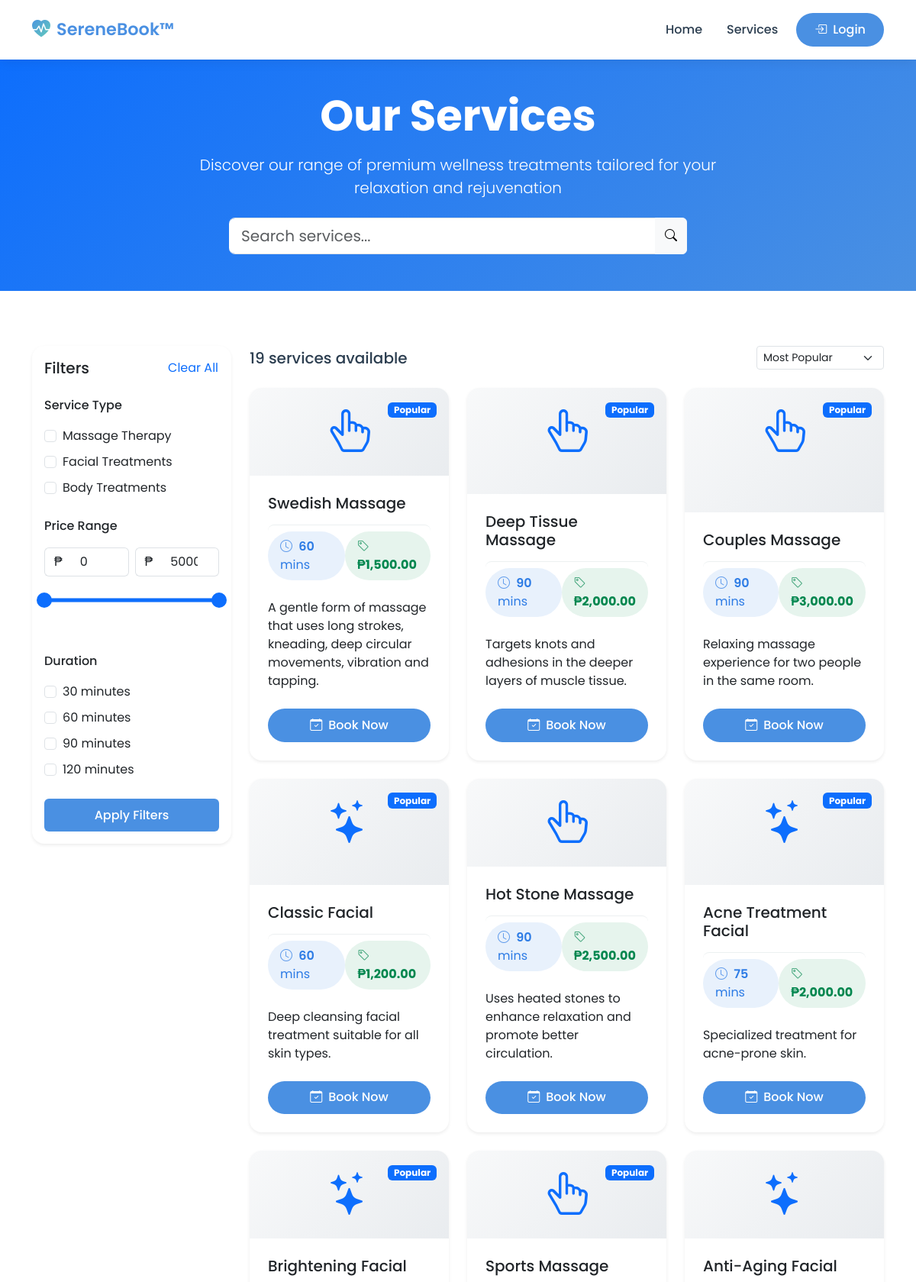
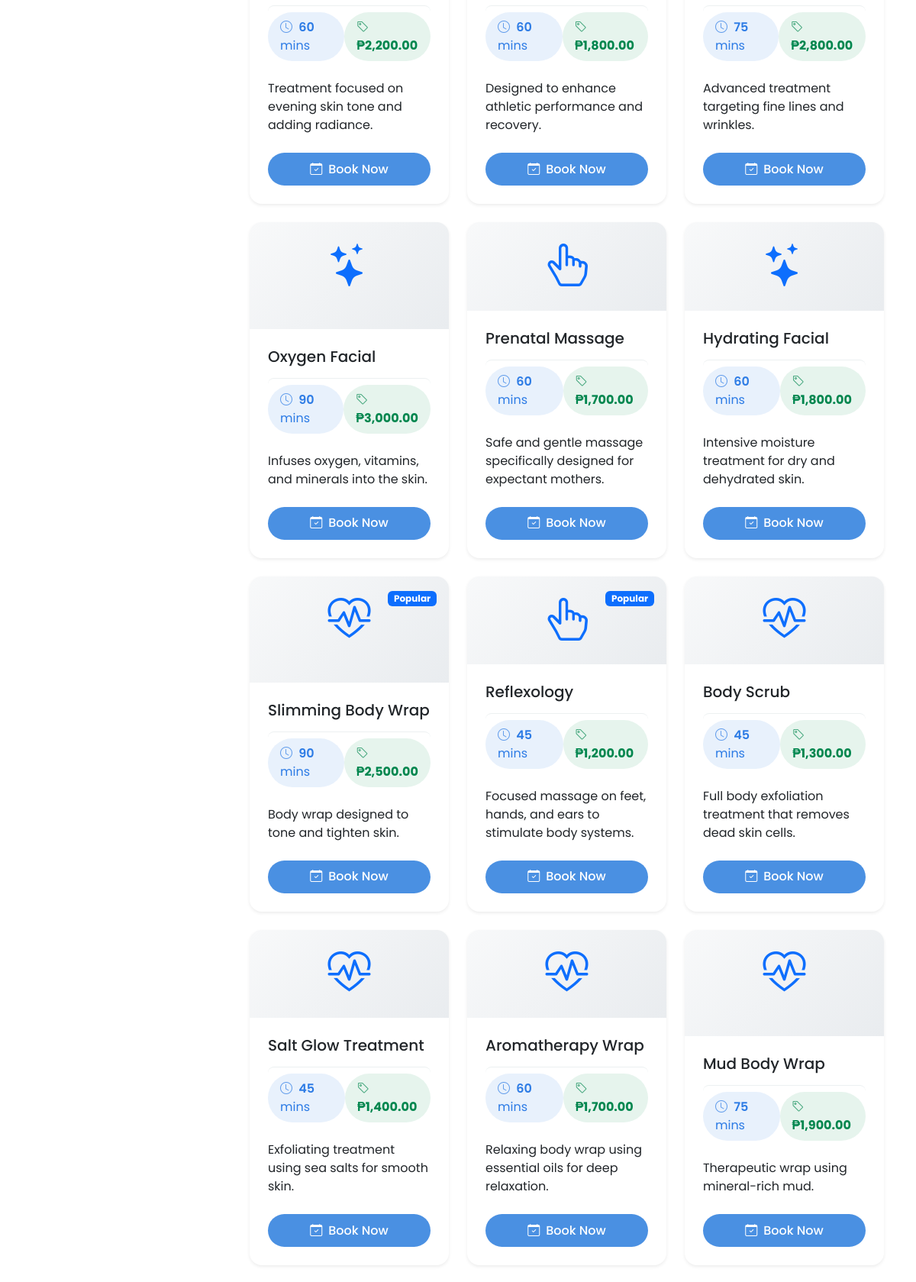
Page /public/services (upper part) on the committed database (2 pictures, top to bottom).
### tables this page shows
CREATE TABLE IF NOT EXISTS Services (
    service_id INT AUTO_INCREMENT PRIMARY KEY,
    service_name VARCHAR(100) NOT NULL,
    description TEXT,
    duration INT NOT NULL,
    price DECIMAL(10,2) NOT NULL,
    service_type ENUM('massage', 'facial', 'body') NOT NULL,
    image VARCHAR(255) DEFAULT 'placeholder.jpg',
    popularity INT DEFAULT 0,
    is_popular BOOLEAN DEFAULT FALSE,
    is_deleted BOOLEAN DEFAULT FALSE,
    created_at TIMESTAMP DEFAULT CURRENT_TIMESTAMP,
    updated_at TIMESTAMP DEFAULT CURRENT_TIMESTAMP ON UPDATE CURRENT_TIMESTAMP
);

### app/controllers/ServiceController.php (called while the page is built, shortened)
<?php
class ServiceController {
    private $serviceModel;
    public function __construct($pdo) {
        $this->serviceModel = new Service($pdo);
    }
    public function index() {
        $filters = [
            'types' => isset($_GET['type']) && is_array($_GET['type']) ? $_GET['type'] : [],
            'price_min' => isset($_GET['price_min']) ? (float)$_GET['price_min'] : null,
            'price_max' => isset($_GET['price_max']) ? (float)$_GET['price_max'] : null,
            'duration' => isset($_GET['duration']) && is_array($_GET['duration']) ? $_GET['duration'] : [],
            'search' => isset($_GET['search']) ? trim($_GET['search']) : null
        ];
        $sort = $_GET['sort'] ?? 'popular';
        $services = $this->serviceModel->getFilteredServices($filters, $sort);
        require_once '../app/views/services.php';
    }
}

### app/models/Service.php (called while the page is built, shortened)
<?php
class Service {
    private $db;
    public function __construct($pdo) {
        $this->db = $pdo;
    }
    public function getFilteredServices($filters, $sort) {
        $sql = "SELECT * FROM Services WHERE is_deleted = 0";
        $params = [];
        $sql .= match ($sort) {
            'price_asc' => " ORDER BY price ASC",
            'price_desc' => " ORDER BY price DESC",
            'duration' => " ORDER BY duration ASC",
            default => " ORDER BY popularity DESC"
        };
        try {
            $stmt = $this->db->prepare($sql);
            $stmt->execute($params);
            return $stmt->fetchAll(PDO::FETCH_ASSOC);
        } catch (PDOException $e) {
            error_log("Error in getFilteredServices: " . $e->getMessage());
            return [];
        }
    }
}

### app/views/services.php (the view, shortened to what this page needs)
<?php include 'templates/header.php'; ?>
<div class="services-hero py-5 mb-5 bg-primary text-white">
    <div class="container">
        <div class="row justify-content-center text-center">
            <div class="col-lg-8">
                <h1 class="display-4 fw-bold mb-3">Our Services</h1>
                <p class="lead mb-4">Discover our range of premium wellness treatments tailored for your relaxation and rejuvenation</p>
                <div class="search-wrapper">
                    <form action="" method="GET" id="searchForm" class="w-100">
                        <div class="input-group">
                            <input type="search" class="form-control form-control-lg"
                                   name="search" id="serviceSearch"
                                   placeholder="Search services..."
                                   value="<?php echo isset($_GET['search']) ? htmlspecialchars($_GET['search']) : ''; ?>">
                            <button class="btn btn-light" type="submit">
                                <i class="bi bi-search"></i>
                            </button>
                        </div>
                    </form>
                </div>
            </div>
        </div>
    </div>
</div>
<div class="container py-4">
    <div class="row g-4">
        <div class="col-lg-3 mb-4">
            <div class="card shadow-sm border-0 rounded-4">
                <div class="card-body">
                    <div class="d-flex justify-content-between align-items-center mb-4">
                        <h5 class="card-title mb-0">Filters</h5>
                        <button class="btn btn-link text-decoration-none p-0" id="clearFilters">
                            Clear All
                        </button>
                    </div>
                    <form id="filterForm">
                        <div class="mb-4">
                            <label class="form-label fw-medium mb-3">Service Type</label>
                            <div class="d-flex flex-column gap-2">
                                <?php
                                $types = ['massage' => 'Massage Therapy',
                                         'facial' => 'Facial Treatments',
                                         'body' => 'Body Treatments'];
                                foreach ($types as $value => $label):
                                ?>
                                <div class="form-check custom-checkbox">
                                    <input class="form-check-input" type="checkbox"
                                           name="type[]" value="<?php echo $value; ?>"
                                           id="type_<?php echo $value; ?>">
                                    <label class="form-check-label" for="type_<?php echo $value; ?>">
                                        <?php echo $label; ?>
                                    </label>
                                </div>
                                <?php endforeach; ?>
                            </div>
                        </div>
                        <div class="mb-4">
                            <label class="form-label fw-medium mb-3">
                                Price Range
                            </label>
                            <div class="d-flex gap-2 mb-3">
                                <div class="input-group">
                                    <span class="input-group-text">₱</span>
                                    <input type="number" class="form-control" id="priceMinInput"
                                           min="0" max="5000" step="100" value="0" placeholder="Min">
                                </div>
                                <div class="input-group">
                                    <span class="input-group-text">₱</span>
                                    <input type="number" class="form-control" id="priceMaxInput"
                                           min="0" max="5000" step="100" value="5000" placeholder="Max">
                                </div>
                            </div>
                            <div class="price-slider-wrapper position-relative mb-2">
                                <div class="multi-range">
                                    <div class="slider">
                                        <div class="range"></div>
                                        <div class="thumb left"></div>
                                        <div class="thumb right"></div>
                                    </div>
                                </div>
                            </div>
                            <div class="d-flex justify-content-between text-muted small">
                                <span>₱0</span>
                                <span>₱5000</span>
                            </div>
                        </div>
                        <div class="mb-4">
                            <label class="form-label fw-medium mb-3">Duration</label>
                            <div class="d-flex flex-column gap-2">
                                <?php
                                $durations = [
                                    '30' => '30 minutes',
                                    '60' => '60 minutes',
                                    '90' => '90 minutes',
                                    '120' => '120 minutes'
                                ];
                                foreach ($durations as $value => $label):
                                ?>
                                <div class="form-check">
                                    <input class="form-check-input" type="checkbox"
                                           name="duration[]" value="<?php echo $value; ?>"
                                           id="duration_<?php echo $value; ?>">
                                    <label class="form-check-label" for="duration_<?php echo $value; ?>">
                                        <?php echo $label; ?>
                                    </label>
                                </div>
                                <?php endforeach; ?>
                            </div>
                        </div>
                        <button type="submit" class="btn btn-primary w-100">
                            Apply Filters
                        </button>
                    </form>
                </div>
            </div>
        </div>
        <div class="col-lg-9">
            <div class="d-flex justify-content-between align-items-center mb-4">
                <div class="results-count">
                    <h5 class="mb-0"><?php echo count($services); ?> services available</h5>
                </div>
                <div class="d-flex align-items-center gap-2">
                    <label class="text-muted mb-0">Sort by:</label>
                    <select class="form-select form-select-sm" style="width: auto;" id="sortSelect">
                        <option value="popular">Most Popular</option>
                    </select>
                </div>
            </div>
            <div class="row g-4" id="servicesGrid">
                <?php foreach ($services as $service): ?>
                <div class="col-md-6 col-lg-4 service-item">
                    <div class="card h-100 border-0 shadow-sm service-card">
                        <div class="service-image p-4 text-center bg-light rounded-top">
                            <?php
                            $icon = match($service['service_type']) {
                                'massage' => 'bi-hand-index-thumb',
                                'facial' => 'bi-stars',
                                'body' => 'bi-heart-pulse',
                                default => 'bi-spa'
                            };
                            ?>
                            <i class="bi <?php echo $icon; ?> display-4 text-primary"></i>
                            <?php if ($service['is_popular']): ?>
                            <span class="position-absolute top-0 end-0 m-3">
                                <span class="badge bg-primary">Popular</span>
                            </span>
                            <?php endif; ?>
                        </div>
                        <div class="card-body p-4">
                            <div class="d-flex justify-content-between align-items-start mb-3">
                                <h5 class="card-title mb-0">
                                    <?php echo htmlspecialchars($service['service_name']); ?>
                                </h5>
                            </div>
                            <div class="service-meta d-flex justify-content-between align-items-center mb-3">
                                <span class="duration-badge">
                                    <i class="bi bi-clock me-1"></i>
                                    <span class="fw-semibold"><?php echo $service['duration']; ?></span> mins
                                </span>
                                <span class="price-badge">
                                    <i class="bi bi-tag me-1"></i>
                                    <span class="fw-bold">₱<?php echo number_format($service['price'], 2); ?></span>
                                </span>
                            </div>
                            <p class="card-text">
                                <?php echo htmlspecialchars($service['description']); ?>
                            </p>
                        </div>
                        <div class="card-footer bg-transparent border-0 p-4 pt-0">
                            <a href="<?php echo BASE_URL; ?>/public/booking?service=<?php echo $service['service_id']; ?>"
                               class="btn btn-primary w-100 rounded-pill">
                                <i class="bi bi-calendar-check me-2"></i>Book Now
                            </a>
                        </div>
                    </div>
                </div>
                <?php endforeach; ?>
            </div>
        </div>
    </div>
</div>
<?php include 'templates/footer.php'; ?>

### public/assets/css/styles.css (style rules this page uses)
:root { --primary-color: #4A90E2; --secondary-color: #67D5B5; --accent-color: #84B1ED; --neutral-dark: #2C3E50; --neutral-medium: #7F8C8D; --neutral-light: #ECF0F1; --success-color: #27AE60; --warning-color: #F1C40F; --error-color: #E74C3C; --white: #FFFFFF; }
body { padding-top: 70px; font-family: 'Poppins', sans-serif; color: var(--neutral-dark); background-color: var(--white); }
.btn-primary { background-color: var(--primary-color); border-color: var(--primary-color); transition: all 0.3s ease; }
.service-card { border-radius: 20px; overflow: hidden; }
.service-card { background: var(--white); border-radius: 20px; overflow: hidden; box-shadow: 0 10px 30px rgba(0, 0, 0, 0.05); transition: all 0.3s ease; }
.service-image { width: 100%; height: 100%; background-size: cover; background-position: center; transition: transform 0.3s ease; }
.service-meta { display: flex; justify-content: space-between; align-items: center; padding-top: 20px; border-top: 1px solid var(--neutral-light); }
.card { border-radius: 15px; }
.card-body { border-radius: 15px; }
.input-group-text { background-color: transparent; border-right: none; }
.input-group .form-control { border-left: none; }
.btn-primary { padding: 12px; font-weight: 500; transition: all 0.3s ease; }
.service-card { transition: transform 0.2s ease; overflow: hidden; }

### app/views/templates/header.php (style rules this page uses)
.btn-primary { padding: 0.6rem 1.5rem; font-weight: 500; transition: all 0.3s ease; border: none; }

### app/views/services.php (style rules this page uses)
.services-hero { background: linear-gradient(135deg, var(--bs-primary) 0%, #4a90e2 100%); }
.search-wrapper { max-width: 600px; margin: 0 auto; }
.service-card { transition: transform 0.2s ease, box-shadow 0.2s ease; border-radius: 1rem; }
.service-image { border-radius: 1rem 1rem 0 0; background: linear-gradient(135deg, #f8f9fa 0%, #e9ecef 100%); }
.service-meta { font-size: 1rem; padding: 0.5rem 0; border-radius: 0.5rem; }
.duration-badge { color: #2c7be5; background-color: #e8f1fc; padding: 0.5rem 1rem; border-radius: 2rem; }
.price-badge { color: #00864e; background-color: #e6f4ed; padding: 0.5rem 1rem; border-radius: 2rem; }
.duration-badge i, .price-badge i { opacity: 0.7; }
.multi-range { position: relative; height: 30px; }
.multi-range .slider { position: absolute; width: 100%; height: 100%; }
.multi-range .range { position: absolute; height: 5px; top: 50%; transform: translateY(-50%); background: var(--bs-primary); border-radius: 5px; }
.multi-range .thumb { position: absolute; width: 20px; height: 20px; background: var(--bs-primary); border-radius: 50%; top: 50%; transform: translate(-50%, -50%); cursor: pointer; }
.multi-range .thumb.left { left: 0; }
.multi-range .thumb.right { right: 0; transform: translate(50%, -50%); }

### rows in the picture
services: is_popular "Popular", service_name "Swedish Massage", duration "60", price "1,500.00", description "A gentle form of massage that uses long strokes, kneading, deep circular movements, vibration and tapping."
services: is_popular "Popular", service_name "Deep Tissue Massage", duration "90", price "2,000.00", description "Targets knots and adhesions in the deeper layers of muscle tissue."
services: is_popular "Popular", service_name "Couples Massage", duration "90", price "3,000.00", description "Relaxing massage experience for two people in the same room."
services: is_popular "Popular", service_name "Classic Facial", duration "60", price "1,200.00", description "Deep cleansing facial treatment suitable for all skin types."
services: service_name "Hot Stone Massage", duration "90", price "2,500.00", description "Uses heated stones to enhance relaxation and promote better circulation."
services: is_popular "Popular", service_name "Acne Treatment Facial", duration "75", price "2,000.00", description "Specialized treatment for acne-prone skin."
services: is_popular "Popular", service_name "Brightening Facial", duration "60", price "2,200.00", description "Treatment focused on evening skin tone and adding radiance."
services: is_popular "Popular", service_name "Sports Massage", duration "60", price "1,800.00", description "Designed to enhance athletic performance and recovery."
services: service_name "Anti-Aging Facial", duration "75", price "2,800.00", description "Advanced treatment targeting fine lines and wrinkles."
services: service_name "Oxygen Facial", duration "90", price "3,000.00", description "Infuses oxygen, vitamins, and minerals into the skin."
services: service_name "Prenatal Massage", duration "60", price "1,700.00", description "Safe and gentle massage specifically designed for expectant mothers."
services: service_name "Hydrating Facial", duration "60", price "1,800.00", description "Intensive moisture treatment for dry and dehydrated skin."
services: is_popular "Popular", service_name "Slimming Body Wrap", duration "90", price "2,500.00", description "Body wrap designed to tone and tighten skin."
services: is_popular "Popular", service_name "Reflexology", duration "45", price "1,200.00", description "Focused massage on feet, hands, and ears to stimulate body systems."
services: service_name "Body Scrub", duration "45", price "1,300.00", description "Full body exfoliation treatment that removes dead skin cells."
services: service_name "Salt Glow Treatment", duration "45", price "1,400.00", description "Exfoliating treatment using sea salts for smooth skin."
services: service_name "Aromatherapy Wrap", duration "60", price "1,700.00", description "Relaxing body wrap using essential oils for deep relaxation."
services: service_name "Mud Body Wrap", duration "75", price "1,900.00", description "Therapeutic wrap using mineral-rich mud."

### other values in the picture
$label "Massage Therapy"
$label "Facial Treatments"
$label "Body Treatments"
$label "30 minutes"
$label "60 minutes"
$label "90 minutes"
$label "120 minutes"
count($services) "19"
